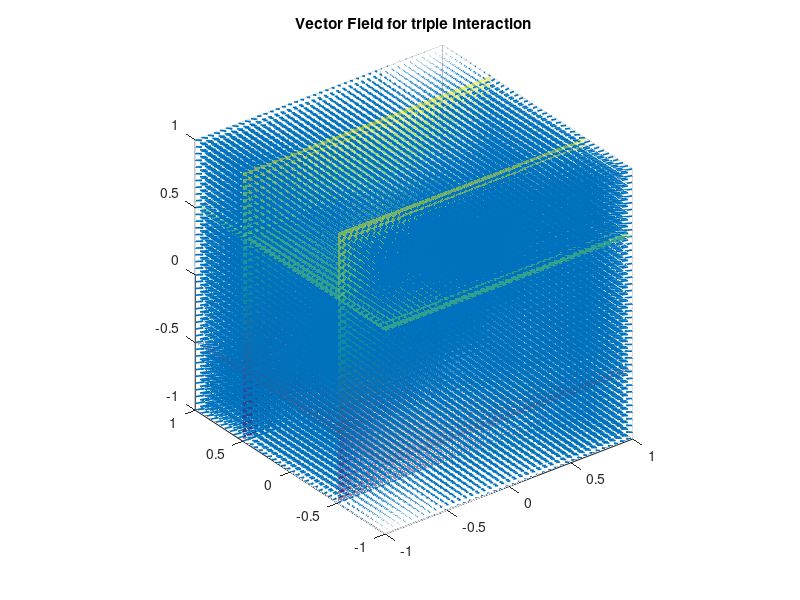

The MATLAB script that drew this image:
% Plot 3D Vector field
clear all
close all
clc
spacing = 0.05;
[X,Y,Z] = meshgrid(-1:spacing:1);
DX= floor(Y+0.5)-X;
DY =floor(Z+0.5)+floor(X+0.5)-2*Y;
DZ =floor(Y+0.5)-Z;
quiver3(X,Y,Z,DX,DY,DZ,'LineWidth',1.2,'AutoScaleFactor',1.5)
axis equal
title('Vector Field for triple Interaction'); 
xlim([-1 1])
ylim([-1 1])
zlim([-1 1])
hold on

[x y] = meshgrid(-1:0.1:1); % Generate x and y data
z1 = 0.5*ones(size(x, 1)); % Generate z data
z2 = -0.5*ones(size(x, 1)); % Generate z data
surf(x, y, z1,'FaceAlpha',0.5,'EdgeColor','none') % Plot the surface
surf(x, y, z2,'FaceAlpha',0.5,'EdgeColor','none') % Plot the surface
[x z] = meshgrid(-1:0.1:1);
y1 = 0.5*ones(size(x, 1)); % Generate z data
y2 = -0.5*ones(size(x, 1));
surf(x, y1, z,'FaceAlpha',0.5,'EdgeColor','none') % Plot the surface
surf(x, y2, z,'FaceAlpha',0.5,'EdgeColor','none')



